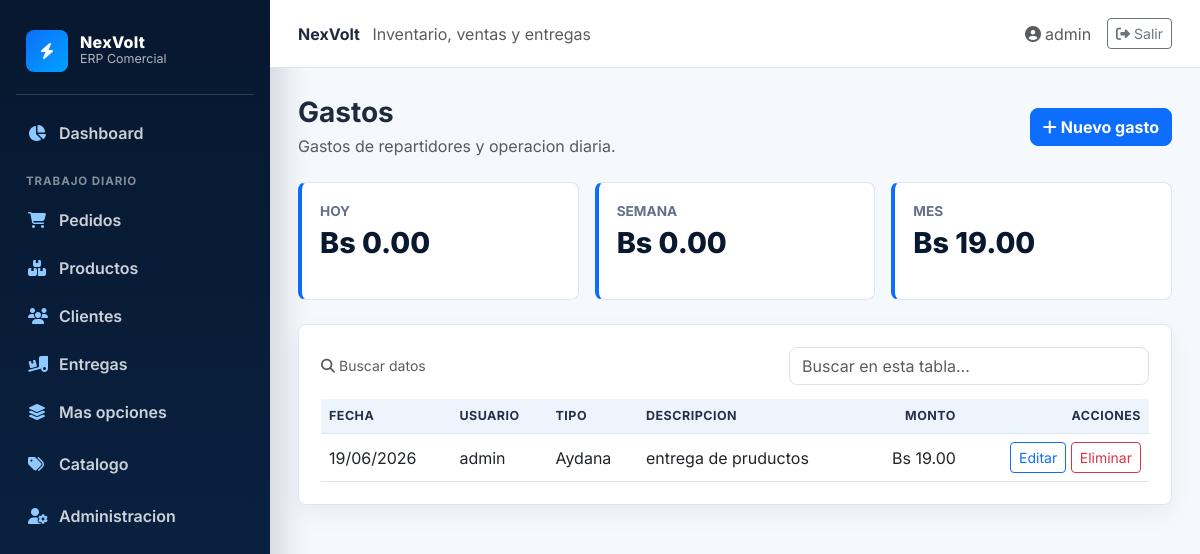
The page /gastos/ (signed in) on the database its author committed.
### blueprintapp/usuarios/models.py (models this page shows, shortened)
class User(db.Model, UserMixin):
    __tablename__ = "usuarios"
    id = db.Column(db.Integer, primary_key=True)
    username = db.Column(db.String(80), unique=True, nullable=False)
    password_hash = db.Column(db.String(128), nullable=False)
    rol_id = db.Column(db.Integer, db.ForeignKey("roles.id"))
    rol = db.relationship("Role", backref="usuarios")

### blueprintapp/gastos/models.py (models this page shows)
class Gasto(db.Model):
    __tablename__ = "gastos"
    id = db.Column(db.Integer, primary_key=True)
    fecha = db.Column(db.Date, nullable=False, default=datetime.utcnow)
    usuario_id = db.Column(db.Integer, db.ForeignKey("usuarios.id"), nullable=False)
    descripcion = db.Column(db.String(220), nullable=False)
    monto = db.Column(db.Float, nullable=False, default=0.0)
    tipo = db.Column(db.String(80), nullable=False, default="Repartidor")
    usuario = db.relationship("User", backref="gastos")

### blueprintapp/gastos/routes.py (the view)
@bp_gasto.route("/")
@login_required
def index():
    hoy = date.today()
    inicio_semana = hoy - timedelta(days=hoy.weekday())
    inicio_mes = date(hoy.year, hoy.month, 1)
    gastos = Gasto.query.order_by(Gasto.fecha.desc(), Gasto.id.desc()).all()
    def total_desde(fecha):
        return db.session.query(func.coalesce(func.sum(Gasto.monto), 0.0)).filter(Gasto.fecha >= fecha).scalar() or 0.0
    return render_template(
        "gasto/index.html",
        gastos=gastos,
        total_dia=total_desde(hoy),
        total_semana=total_desde(inicio_semana),
        total_mes=total_desde(inicio_mes),
    )

### blueprintapp/gastos/templates/gasto/index.html
{% extends "base.html" %}
{% block content %}
<div class="d-flex justify-content-between align-items-center mb-4">
    <div>
        <h1 class="h3 fw-bold mb-1">Gastos</h1>
        <p class="text-muted mb-0">Gastos de repartidores y operacion diaria.</p>
    </div>
    <a href="{{ url_for('bp_gasto.create') }}" class="btn btn-primary"><i class="fas fa-plus me-1"></i>Nuevo gasto</a>
</div>
<div class="row g-3 mb-4">
    <div class="col-md-4"><div class="metric-card"><div class="label">Hoy</div><div class="value">Bs {{ "%.2f"|format(total_dia) }}</div></div></div>
    <div class="col-md-4"><div class="metric-card"><div class="label">Semana</div><div class="value">Bs {{ "%.2f"|format(total_semana) }}</div></div></div>
    <div class="col-md-4"><div class="metric-card"><div class="label">Mes</div><div class="value">Bs {{ "%.2f"|format(total_mes) }}</div></div></div>
</div>
<div class="page-card">
    <div class="table-responsive">
        <table class="table table-hover align-middle mb-0">
            <thead><tr><th>Fecha</th><th>Usuario</th><th>Tipo</th><th>Descripcion</th><th class="text-end">Monto</th><th class="text-end">Acciones</th></tr></thead>
            <tbody>
                {% for gasto in gastos %}
                <tr>
                    <td>{{ gasto.fecha.strftime('%d/%m/%Y') }}</td>
                    <td>{{ gasto.usuario.username if gasto.usuario else '---' }}</td>
                    <td>{{ gasto.tipo }}</td>
                    <td>{{ gasto.descripcion }}</td>
                    <td class="text-end">Bs {{ "%.2f"|format(gasto.monto) }}</td>
                    <td class="text-end">
                        <a href="{{ url_for('bp_gasto.edit', id=gasto.id) }}" class="btn btn-sm btn-outline-primary">Editar</a>
                        <form action="{{ url_for('bp_gasto.delete', id=gasto.id) }}" method="POST" class="d-inline" onsubmit="return confirm('Eliminar este gasto?');">
                            <button class="btn btn-sm btn-outline-danger">Eliminar</button>
                        </form>
                    </td>
                </tr>
                {% else %}
                <tr><td colspan="6" class="text-center text-muted py-4">No hay gastos registrados.</td></tr>
                {% endfor %}
            </tbody>
        </table>
    </div>
</div>
{% endblock %}

### blueprintapp/templates/base.html (shortened to what this page needs)
<!DOCTYPE html>
<html lang="es">
<head>
    <link href="https://cdn.jsdelivr.net/npm/bootstrap@5.3.0/dist/css/bootstrap.min.css" rel="stylesheet">
    <link href="https://cdnjs.cloudflare.com/ajax/libs/font-awesome/6.4.0/css/all.min.css" rel="stylesheet">
</head>
<body>
    {% if current_user.is_authenticated %}
    <div class="erp-shell">
        {% include "components/navbar.html" %}
        <section class="erp-main">
            <header class="topbar">
                <div>
                    <strong>NexVolt</strong>
                    <span class="text-muted ms-2">Inventario, ventas y entregas</span>
                </div>
                <div class="d-flex align-items-center gap-3">
                    <a class="text-decoration-none text-muted" href="{{ url_for('bp_perfil.ver_perfil') }}">
                        <i class="fas fa-user-circle me-1"></i>{{ current_user.username }}
                    </a>
                    <a class="btn btn-sm btn-outline-secondary" href="{{ url_for('auth.logout') }}">
                        <i class="fas fa-right-from-bracket me-1"></i>Salir
                    </a>
                </div>
            </header>
            <main class="content-wrap">
    {% else %}
    {% include "components/messages.html" %}
    <main class="container py-5">
    {% endif %}
        {% block content %}{% endblock %}
    </main>
    {% if current_user.is_authenticated %}
        </section>
    </div>
    {% endif %}
</body>
</html>

### blueprintapp/templates/base.html (style rules this page uses)
:root { --navy: #07182f; --navy-2: #0b2447; --electric: #0d6efd; --electric-2: #00a3ff; --page: #f5f8fc; --line: #dce6f2; --text: #1f2a3d; }
body { min-height: 100vh; margin: 0; background: var(--page); color: var(--text); font-family: "Inter", sans-serif; }
.erp-shell { min-height: 100vh; display: flex; }
.erp-main { flex: 1; min-width: 0; display: flex; flex-direction: column; }
.topbar { height: 68px; background: #fff; border-bottom: 1px solid var(--line); display: flex; align-items: center; justify-content: space-between; padding: 0 28px; position: sticky; top: 0; z-index: 10; }
.content-wrap { padding: 28px; }
.page-card { background: #fff; border: 1px solid var(--line); border-radius: 8px; box-shadow: 0 10px 25px rgba(7, 24, 47, .05); padding: 22px; animation: riseIn .22s ease both; }
.metric-card { border: 1px solid var(--line); border-left: 4px solid var(--electric); border-radius: 8px; background: #fff; padding: 18px; min-height: 118px; transition: transform .16s ease, box-shadow .16s ease; }
.metric-card .value { font-size: 1.8rem; font-weight: 800; color: var(--navy); }
.metric-card .label { color: #62708a; font-weight: 700; font-size: .85rem; text-transform: uppercase; }
.btn-primary { background: var(--electric); border-color: var(--electric); border-radius: 8px; font-weight: 700; }
.table { vertical-align: middle; }
.table tbody tr { transition: background .12s ease; }
.table thead th { background: #eef4fb; color: #23324a; font-size: .78rem; text-transform: uppercase; letter-spacing: .04em; border-bottom: 1px solid var(--line); }

### rows shown on the page
User: username "admin"
Gasto: fecha "19/06/2026", usuario "admin", tipo "Aydana", descripcion "entrega de pruductos", monto "19.00"

### other values the page prints
{{ "%.2f"|format(total_dia) }} "0.00"
{{ "%.2f"|format(total_semana) }} "0.00"
{{ "%.2f"|format(total_mes) }} "19.00"
